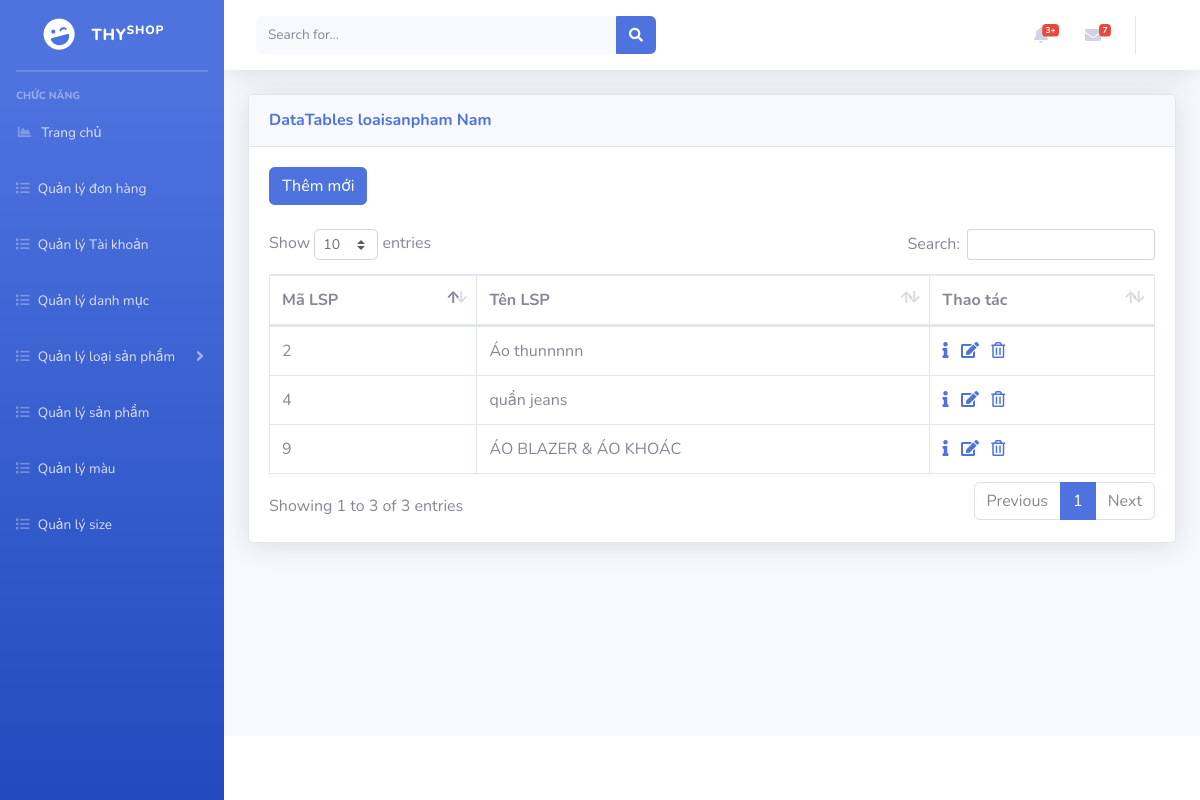
The app's page /admin/index.php?mod=loaisanpham&idDM=1 with its own data.
### tables this page shows
CREATE TABLE `danhmuc` (
  `idDM` int(11) NOT NULL,
  `tenDM` varchar(200) NOT NULL,
  `trangThai` varchar(200) NOT NULL
);

CREATE TABLE `loaisanpham` (
  `idLSP` int(11) NOT NULL,
  `tenLSP` varchar(200) NOT NULL,
  `trangThai` char(1) NOT NULL,
  `idDM` int(11) NOT NULL
);

### admin/models/connection.php (called while the page is built, shortened)
<?php
    class Connection{
        function __construct()
        {
            $server_name ="localhost";
            $username ="root";
            $password ="";
            $db_name ="shopthy";
            $this->conn = new mysqli($server_name,$username,$password,$db_name);
        }
    }
?>

### admin/models/model.php (called while the page is built, shortened)
<?php
 require_once('./models/connection.php');
class Model
{
    function __construct()
    {
        $conn_obj = new Connection();
        $this->conn = $conn_obj->conn;
    }
}
?>

### admin/controller/danhMucController.php (called while the page is built, shortened)
<?php
    require_once('./models/danhmucModel.php');
    class danhMucController{
        var $dm_model;
        public function __construct()
        {
            $this->dm_model = new DanhMucModel();
        }
        public function getTenDM($idDM){
            $tenDM = $this->dm_model->getTenDM($idDM);
            return $tenDM;
        }
    }

### admin/models/danhmucModel.php (called while the page is built, shortened)
<?php
    require_once('./models/model.php');
    class DanhMucModel extends Model
    {
        public function getTenDM($idDM)
        {
            if($idDM!=null){
                $sql = "select tenDM from danhmuc where idDM = '$idDM'";
                $rs = $this->conn->query($sql)->fetch_assoc();
                return $rs['tenDM'];
            }
        }
    }
?>

### admin/controller/loaiSanPhamController.php (called while the page is built, shortened)
<?php
    require_once('./models/loaiSanPhamModel.php');
    class loaiSanPhamController{
        var $lsp_model;
        public function __construct()
        {
            $this->lsp_model = new loaiSanPhamModel();
        }
        public function getAllDanhMuc($id){
            $data = $this->lsp_model->getLoaiSanPhamByIdDM($id);
            return $data;
        }
    }
?>

### admin/models/loaiSanPhamModel.php (called while the page is built, shortened)
<?php
require_once("./models/model.php");
class loaiSanPhamModel extends Model
{
    function getLoaiSanPhamByIdDM($id){
        $query = "select * from loaisanpham where idDM ='$id' and trangThai = 1";
        $rs = $this->conn->query($query);
        $data = array();
        while ($row = $rs->fetch_array()) {
            $data[] = $row;
        }
        return $data;
    }
}

### admin/views/loaisanpham/loaiSanPhamView.php (the view, shortened to what this page needs)
<?php
    require_once('controller/loaiSanPhamController.php');
    require_once('controller/danhMucController.php');
    $lsp_controller = new loaiSanPhamController();
    $idDM = isset($_GET['idDM'])?$_GET['idDM']:"";
    $data = $lsp_controller->getAllDanhMuc($idDM);
?>
<a href="?mod=loaisanpham&idDM=<?=$idDM?>&act=add" type="button" class="btn btn-primary">Thêm mới</a>
<br>
<br>
<table class="table table-bordered" id="dataTable" width="100%" cellspacing="0">
    <thead>
        <tr>
            <th scope="col">Mã LSP</th>
            <th scope="col">Tên LSP</th>
            <th>Thao tác</th>
        </tr>
    </thead>
    <tbody>
        <?php foreach ($data as $row) { ?>
        <tr>
            <td><?= $row['idLSP'] ?></td>
            <td><?= $row['tenLSP'] ?></td>
            <td>
                <a href="?mod=loaisanpham&idDM=<?=$idDM?>&act=detail&id=<?= $row['idLSP'] ?>"><i class="fas fa-info"></i></a> &nbsp;
                <a href="?mod=loaisanpham&idDM=<?=$idDM?>&act=edit&id=<?= $row['idLSP'] ?>"><i class="fas fa-edit"></i></a> &nbsp;
                <a href="?mod=loaisanpham&idDM=<?=$idDM?>&act=delete&id=<?= $row['idLSP'] ?>" onclick="return confirm('Bạn có thật sự muốn xóa ?');">
                    <i class="far fa-trash-alt"></i>
                </a>
            </td>
        </tr>
        <?php } ?>
</table>

### admin/index.php (shortened to what this page needs)
<!DOCTYPE html>
<html lang="en">
<head>
    <link href="./assets/vendor/fontawesome-free/css/all.min.css" rel="stylesheet" type="text/css">
    <link href="./assets/css/sb-admin-2.min.css" rel="stylesheet">
    <link href="./assets/vendor/datatables/dataTables.bootstrap4.min.css" rel="stylesheet">
</head>
<body id="page-top">
    <div id="wrapper">
        <ul class="navbar-nav bg-gradient-primary sidebar sidebar-dark accordion" id="accordionSidebar">
            <a class="sidebar-brand d-flex align-items-center justify-content-center" href="">
                <div class="sidebar-brand-icon rotate-n-15">
                    <i class="fas fa-laugh-wink"></i>
                </div>
                <div class="sidebar-brand-text mx-3">THY<sup>shop</sup></div>
            </a>
            <hr class="sidebar-divider my-0">
            <hr class="sidebar-divider">
            <div class="sidebar-heading">
                Chức năng
            </div>
            <li class="nav-item">
                <a class="nav-link" href="index.php">
                    <i class="fas fa-fw fa-chart-area"></i>
                    <span>Trang chủ</span>
                </a>
            </li>
            <li class="nav-item">
                <a class="nav-link collapsed" href="?mod=donhang">
                    <i class="fas fa-list"></i>
                    <span>Quản lý đơn hàng</span>
                </a>
            </li>
            <li class="nav-item">
                <a class="nav-link collapsed" href="?mod=taikhoan">
                    <i class="fas fa-list"></i>
                    <span>Quản lý Tài khoản</span>
                </a>
            </li>
            <li class="nav-item">
                <a class="nav-link collapsed" href="?mod=danhmuc">
                    <i class="fas fa-list"></i>
                    <span>Quản lý danh mục</span>
                </a>
            </li>
            <li class="nav-item">
                <a class="nav-link collapsed" href="#" data-toggle="collapse" data-target="#collapseTwo" aria-expanded="true" aria-controls="collapseTwo">
                    <i class="fas fa-list"></i>
                    <span>Quản lý loại sản phẩm</span>
                </a>
            </li>
            <li class="nav-item">
                <a class="nav-link collapsed" href="?mod=sanpham">
                    <i class="fas fa-list"></i>
                    <span>Quản lý sản phẩm</span>
                </a>
            </li>
            <li class="nav-item">
                <a class="nav-link collapsed" href="?mod=mau">
                    <i class="fas fa-list"></i>
                    <span>Quản lý màu</span>
                </a>
            </li>
            <li class="nav-item">
                <a class="nav-link collapsed" href="?mod=size">
                    <i class="fas fa-list"></i>
                    <span>Quản lý size</span>
                </a>
            </li>
        </ul>
        <div id="content-wrapper" class="d-flex flex-column">
            <div id="content">
                <nav class="navbar navbar-expand navbar-light bg-white topbar mb-4 static-top shadow">
                    <form class="d-none d-sm-inline-block form-inline mr-auto ml-md-3 my-2 my-md-0 mw-100 navbar-search">
                        <div class="input-group">
                            <input type="text" class="form-control bg-light border-0 small" placeholder="Search for..." aria-label="Search" aria-describedby="basic-addon2">
                            <div class="input-group-append">
                                <button class="btn btn-primary" type="button">
                                    <i class="fas fa-search fa-sm"></i>
                                </button>
                            </div>
                        </div>
                    </form>
                    <ul class="navbar-nav ml-auto">
                        <li class="nav-item dropdown no-arrow mx-1">
                            <a class="nav-link dropdown-toggle" href="#" id="alertsDropdown" role="button" data-toggle="dropdown" aria-haspopup="true" aria-expanded="false">
                                <i class="fas fa-bell fa-fw"></i>
                                <span class="badge badge-danger badge-counter">3+</span>
                            </a>
                        </li>
                        <li class="nav-item dropdown no-arrow mx-1">
                            <a class="nav-link dropdown-toggle" href="#" id="messagesDropdown" role="button" data-toggle="dropdown" aria-haspopup="true" aria-expanded="false">
                                <i class="fas fa-envelope fa-fw"></i>
                                <span class="badge badge-danger badge-counter">7</span>
                            </a>
                        </li>
                        <li class="nav-item dropdown no-arrow">
                            <a class="nav-link dropdown-toggle" href="#" id="userDropdown" role="button" data-toggle="dropdown" aria-haspopup="true" aria-expanded="false">
                            </a>
                        </li>
                    </ul>
                </nav>
                <div class="container-fluid">
                    <div class="card shadow mb-4">
                        <div class="card-header py-3">
                            <?php
                            $mod = isset($_GET['mod']) ? $_GET['mod'] : "";
                            require_once('./controller/danhMucController.php');
                            $dm_controller = new danhMucController();
                            $idDM = isset($_GET['idDM']) ? $_GET['idDM'] : "";
                            $tenDM = $dm_controller->getTenDM($idDM);
                            ?>
                            <h6 class="m-0 font-weight-bold text-primary">DataTables <?= $mod ?> <?= $tenDM ?></h6>
                        </div>
                        <div class="card-body">
                            <div class="table-responsive">
                                <?php
                                $act = isset($_GET['act']) ? $_GET['act'] : "";
                                switch ($mod) {
                                    case "loaisanpham":
                                        require_once('./controller/loaiSanPhamController.php');
                                        switch ($act) {
                                            default:
                                                require_once('./views/loaisanpham/loaiSanPhamView.php');
                                        }
                                        break;
                                }
                                ?>
                            </div>
                        </div>
                    </div>
                </div>
            </div>
            <footer class="sticky-footer bg-white">
            </footer>
        </div>
    </div>
</body>
</html>

### records on screen
danhmuc: tenDM "Nam"
loaisanpham: idLSP "2", tenLSP "Áo thunnnnn"
loaisanpham: idLSP "4", tenLSP "quần jeans"
loaisanpham: idLSP "9", tenLSP "ÁO BLAZER & ÁO KHOÁC"

### other values on screen
$mod "loaisanpham"
